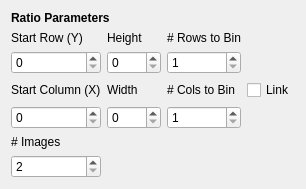
        <widget class="QWidget" name="page_3">
         <layout class="QGridLayout" name="gridLayout_23">
          <item row="0" column="0" colspan="2">
           <widget class="QLabel" name="label_8">
            <property name="font">
             <font>
              <weight>75</weight>
              <bold>true</bold>
             </font>
            </property>
            <property name="text">
             <string>Ratio Parameters</string>
            </property>
           </widget>
          </item>
          <item row="1" column="0">
           <widget class="QLabel" name="lblAcqNormStartRow_2">
            <property name="text">
             <string>Start Row (Y)</string>
            </property>
           </widget>
          </item>
          <item row="1" column="1">
           <widget class="QLabel" name="lblAcqNormNumRow_2">
            <property name="text">
             <string>Height</string>
            </property>
           </widget>
          </item>
          <item row="1" column="2">
           <widget class="QLabel" name="lblAcqNormBinRow_2">
            <property name="text">
             <string># Rows to Bin</string>
            </property>
           </widget>
          </item>
          <item row="2" column="0">
           <widget class="QSpinBox" name="spinAcqRatioStartRow">
            <property name="maximum">
             <number>4096</number>
            </property>
           </widget>
          </item>
          <item row="2" column="1">
           <widget class="QSpinBox" name="spinAcqRatioNumRow">
            <property name="maximum">
             <number>4096</number>
            </property>
           </widget>
          </item>
          <item row="2" column="2">
           <widget class="QSpinBox" name="spinAcqRatioBinRow">
            <property name="minimum">
             <number>1</number>
            </property>
           </widget>
          </item>
          <item row="3" column="0">
           <widget class="QLabel" name="lblAcqNormStartCol_2">
            <property name="text">
             <string>Start Column (X)</string>
            </property>
           </widget>
          </item>
          <item row="3" column="1">
           <widget class="QLabel" name="lblAcqNormNumCol_2">
            <property name="text">
             <string>Width</string>
            </property>
           </widget>
          </item>
          <item row="3" column="2">
           <widget class="QLabel" name="lblAcqNormBinCol_2">
            <property name="text">
             <string># Cols to Bin</string>
            </property>
           </widget>
          </item>
          <item row="3" column="3">
           <widget class="QCheckBox" name="checkAcqRatioBinLink">
            <property name="text">
             <string>Link</string>
            </property>
           </widget>
          </item>
          <item row="4" column="0">
           <widget class="QSpinBox" name="spinAcqRatioStartCol">
            <property name="maximum">
             <number>4096</number>
            </property>
           </widget>
          </item>
          <item row="4" column="1">
           <widget class="QSpinBox" name="spinAcqRatioNumCol">
            <property name="maximum">
             <number>4096</number>
            </property>
           </widget>
          </item>
          <item row="4" column="2">
           <widget class="QSpinBox" name="spinAcqRatioBinCol">
            <property name="minimum">
             <number>1</number>
            </property>
           </widget>
          </item>
          <item row="5" column="0">
           <widget class="QLabel" name="label_14">
            <property name="text">
             <string># Images</string>
            </property>
           </widget>
          </item>
          <item row="6" column="0">
           <widget class="QSpinBox" name="spinAcqRatioNumImgs">
            <property name="minimum">
             <number>2</number>
            </property>
            <property name="maximum">
             <number>655535</number>
            </property>
           </widget>
          </item>
         </layout>
        </widget>
